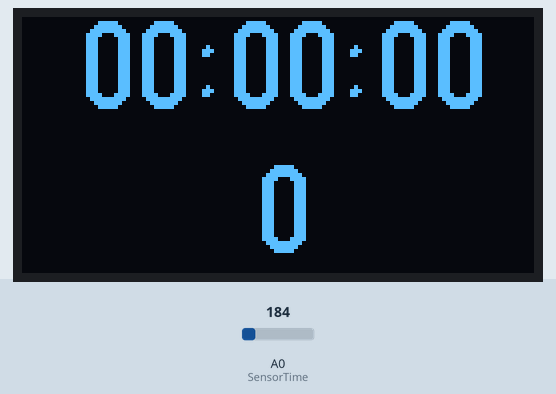
Bench run of a sketch on a simulated Arduino Uno, built with avr-gcc and run on an emulated ATmega328P. Shown: 128×64 one-colour display. The test bench sets the inputs (shaded band); at power-on: A0 (SensorTime) = 512.

1.3 s: A0 (SensorTime) set to 216
2.8 s: A0 (SensorTime) set to 184
Above: at 3.3 s.
Timing chart, 0 to 5.8 s (numbered marks = the images above; inputs shaded):
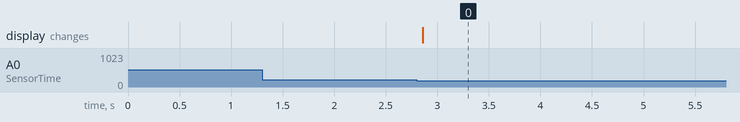

Measured:
- after the input at 1.3 s, every drawn part: stays the same
- after the input at 2.8 s, the display: changes after 0.06 s (image 0)

The sketch:

Elliptical.ino
```cpp
#include <Time.h>
#include <TimeLib.h>
//-- Knihovna U8G2 od Olikraus
//-- https://github.com/olikraus/u8g2/wiki
#include <U8g2lib.h>

//-- Konstrukce displeje SSD1306, FULL BUFFER(1024b) SW, I2C, bez reset pinu
U8G2_SSD1306_128X64_NONAME_F_SW_I2C u8g2(U8G2_R0, SCL, SDA, U8X8_PIN_NONE);

//-- DEFINICE URCENE K NASTAVENI PROGRAMU

//-- Zde definujeme jakou jednotku chceme zobrazit
//#define UNIT KCAL
#define UNIT KJOULE
//-- Zde se nastavi pocet tiku (sepnuti senzoru magnetem) pro jednu celou otocku jednoho pedalu
//-- Tedy otocka treba leveho pedalu o 360 stupnu
#define FULLSENSORTICKS 8.0
//-- Cas, v sekundach, pro detekci neaktivity
//-- Jde o casovy usek, po ktery se kontroluje aktivita na zaklade poctu tiku
//-- Pokud za tento cas nebude splnena alespon jedna otocka pedalu (FULLSENSORTICKS), prestane se pocitat
#define INACTIVETIMESECOND 4
//-- Silne diskutabilni hodnota MET ovlivnujici pocet spalenych kalorii
//-- Pokud jde o elliptical, mela by byt hodnota mezi 4.6-5.7,, coz ovsem prilis nesedi.
//-- Je to tedy lepsi brat jako silu odporu stroje samotneho, kde mi hodnota vysla prave nejlepe u cisla 7
//-- Hodnotu jsem porovnaval dle sve vahy a delky cviceni podle tabulek z netu (z jejich prumeru)
#define MET 7.0
//-- Vaha v kilogramech cloveka, ktery bude stroj pouzivat
#define YOURKG 78.0


//-- Pomocne promenne | NEMENIT !
unsigned int deltaSecond = 0;
unsigned long nowTime = 0;
unsigned long deltaTime = 0;
unsigned long deltaTotalTime = 0;
unsigned long deltaSensor = 0;
String totalTime;
#ifdef UNIT==KJOULE
String totalKJ;
#else
String totalKCAL;
#endif
String helpHour;
String helpMin;
String helpSec;
//-- BurnedCaloriesPerMinute = BCPM
float BCPM = (float)(((float)MET*(float)YOURKG*(float)3.5)/(float)200);
bool isMove = false;

//-- Volano priblizne kazdou sekundu
void TheApproxSecond()
{
  deltaSecond++;
  if ( deltaSecond >= INACTIVETIMESECOND )
  {
    deltaSecond = 0;
    if ( ((float)deltaSensor/(float)FULLSENSORTICKS) >= (float)1.0 )
    {
      deltaSensor = 0;
      isMove = true;
    }
    else
    {
      deltaSensor = 0;
      isMove = false;
    }
  }
  if ( isMove )
  {
    deltaTotalTime++;
  }
  totalTime = "";
#ifdef UNIT==KJOULE
  totalKJ   = "";
  totalKJ += String((((BCPM/(float)60)*((float)deltaTotalTime/(float)1000)*(float)4184))).toInt();
#else
  totalKCAL = "";
  totalKCAL += String((BCPM/(float)60)*(float)deltaTotalTime).toInt();
#endif
  helpHour = String(hour(deltaTotalTime),DEC);
  helpMin = String(minute(deltaTotalTime),DEC);
  helpSec = String(second(deltaTotalTime),DEC);
  if ( helpHour.length() < 2 )
    totalTime += "0";
  totalTime += helpHour;
  totalTime += ":";
  if ( helpMin.length() < 2 )
    totalTime += "0";
  totalTime += helpMin;
  totalTime += ":";
  if ( helpSec.length() < 2 )
    totalTime += "0";
  totalTime += helpSec;
  u8g2.clearBuffer();
  u8g2.setFont(u8g2_font_logisoso22_tn);
  u8g2.setFontPosTop();
  u8g2.drawStr( (u8g2.getDisplayWidth()/2)-(u8g2.getStrWidth(totalTime.c_str())/2),0,totalTime.c_str());
#ifdef UNIT==KJOULE
  u8g2.drawStr(((u8g2.getDisplayWidth()/2)-(u8g2.getStrWidth(totalKJ.c_str())/2)),36,totalKJ.c_str());
#else
  u8g2.drawStr(((u8g2.getDisplayWidth()/2)-(u8g2.getStrWidth(totalKCAL.c_str())/2)),36,totalKCAL.c_str());
#endif
  u8g2.sendBuffer();
}

//-- Tato funkce "bere" ostatni volny cas smycky loop()
//-- Prave zde se testuje zda-li byl sepnut kontakt na stroji
//-- Pokud je detekovano sepnuti, dojde k zacykleni a ceka se na rozepnuti.
//-- Jakmile k tomu dojde, bere se to jako splneni jednoho tiku
void SensorTime()
{
  if ( analogRead(A0) > 220 )
  {
    while ( analogRead(A0) > 200 )
    {
      }
    deltaSensor++;
  }
}

//-- Nastaveni programu & desky
void setup()
{
  Serial.begin(9600);
  pinMode(A0, INPUT_PULLUP);
  analogWrite(A0,LOW);
  u8g2.begin();
  u8g2.clear();
  //----
  //----
  deltaTime = millis();
}

//-- A JEDEME
void loop()
{
  nowTime = millis();
  if ( (nowTime-deltaTime) >= 1000 )
  {
    deltaTime = nowTime;
    TheApproxSecond();
  }
  else
  {
    SensorTime();
  }
}
```
